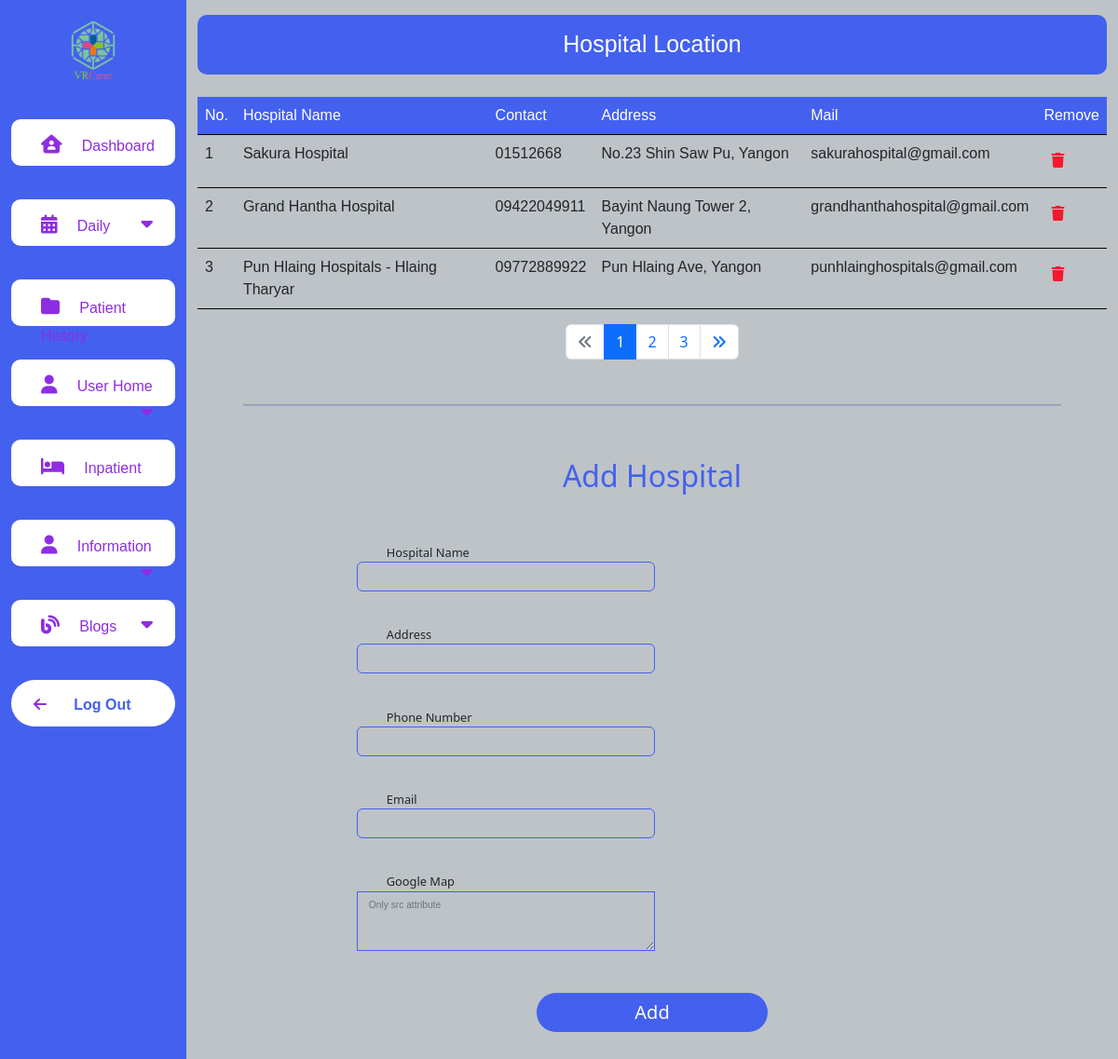
The page /vr_carer/admin/View/hospitalLocation.php (signed in) on the database its author committed.
### tables this page shows
CREATE TABLE `hospital_location` (
  `id` int(11) NOT NULL COMMENT 'hospital id',
  `hospital_name` varchar(128) NOT NULL COMMENT 'hospital name',
  `address` varchar(256) NOT NULL COMMENT 'hospital address',
  `email` varchar(128) NOT NULL COMMENT 'hospital email',
  `contact` varchar(15) NOT NULL COMMENT 'hospital phone number',
  `google_map_image` varchar(1024) DEFAULT NULL COMMENT 'google map image',
  `del_flg` int(11) NOT NULL DEFAULT 0,
  `create_date` varchar(10) DEFAULT NULL COMMENT 'YYYY/MM/DD',
  `update_date` varchar(10) DEFAULT NULL COMMENT 'YYYY/MM/DD'
);

### vr_carer/admin/Controller/hosLocationController.php (called while the page is built, shortened)
<?php
include("../Model/dbConnection.php");
$rowLimit = 3;
$page = (isset($_GET["page"])) ? $_GET["page"] : 1 ;
$startPage = ($page-1)*$rowLimit;
$sql = $pdo->prepare(
    "SELECT * FROM `hospital_location` WHERE del_flg != 1  LIMIT  $startPage,$rowLimit
    "
);
$sql->execute();
$hospitalInfo = $sql->fetchAll(PDO::FETCH_ASSOC);

### vr_carer/admin/View/hospitalLocation.php (the view, shortened to what this page needs)
<?php
include("../Controller/hosLocationController.php");
?>
<!DOCTYPE html>
<html lang="en">
<head>
  <link rel="stylesheet" href="./resources/css/root.css?v=" <?= time() ?> />
  <link rel="stylesheet" href="./resources/css/hospital_location.css" <?= time() ?> />
  <link href="https://cdn.jsdelivr.net/npm/bootstrap@5.2.2/dist/css/bootstrap.min.css" rel="stylesheet" />
</head>
<body>
  <div class="container-fluid">
    <div class="row flex-nowrap">
      <?php
      include("./common/nav.php")
      ?>
      <div class="data_box col-sm-9 col-md-8 col-xl-10 mt-3">
        <div class="header_wrapper bg_header ">
          <div class="header_box">
            <span class="navbar-brand ttl_admin" href="#">Hospital Location</span>
          </div>
        </div>
        <table class="table mt-4" id="table-id">
          <thead class="table_bgcolor" id="table_header">
            <tr>
              <td>No.</td>
              <td>Hospital Name</td>
              <td>Contact</td>
              <td>Address</td>
              <td id="email_header">Mail</td>
              <td>Remove </td>
            </tr>
          </thead>
          <tbody>
            <?php $number = ($page * $rowLimit) - ($rowLimit - 1) ?>
            <?php foreach ($hospitalInfo as $hospital) { ?>
              <tr class="row_bdr">
                <td><?= $number++ ?></td>
                <td><?= $hospital["hospital_name"] ?></td>
                <td><?= $hospital["contact"] ?></td>
                <td id="map">
                <td><?= $hospital["address"] ?></td>
                <td id="email"><?= $hospital["email"] ?></td>
                </td>
                <td class="p-3">
                  <a href="../Controller/hospitalEditController.php?delId=<?= $hospital["id"] ?>" class="trash "><i class="fa-solid fa-trash"></i></a>
                </td>
              </tr>
            <?php }
            ?>
          </tbody>
        </table>
        <?php
        include "./common/pagination.php"
        ?>
        <hr class="about_line mt-5" />
        <form action="../Controller/hosLocationController.php" method="POST" class="input_set">
          <h2 class="input_set_header my-4">Add Hospital</h2>
          <div class="input_one mb-2 display_top">
            <span class="input_set_text text_display">Hospital Name</span>
            <input type="text" name="hospitalName" class="common_input form-control" />
          </div>
          <div class="input_one mb-2 display_top">
            <span class="input_set_text text_display">Address</span>
            <input type="text" name="hospitalAddress" class="common_input form-control" />
          </div>
          <div class="input_one mb-2 display_top">
            <span class="input_set_text text_display">Phone Number</span>
            <input type="text" name="hospitalPhone" class="common_input form-control" />
          </div>
          <div class="input_one mb-2 display_top">
            <span class="input_set_text text_display">Email</span>
            <input type="text" name="hospitalEmail" class="common_input form-control" />
          </div>
          <div class="input_one mb-2 display_top">
            <span class="input_set_text text_display">Google Map</span>
            <textarea id="" class="common_input form-control text_area" placeholder="Only src attribute" name="hospitalMap" rows="5"></textarea>
          </div>
          <div class=" mb-2  display_top ">
            <button type="submit" class="common_btn add_btn input_box display_bottom display_top" name="hospitalInfo">Add</button>
          </div>
        </form>
      </div>
    </div>
  </div>
</body>
</html>

### vr_carer/admin/View/resources/css/root.css (style rules this page uses)
:root { --primary_color: #bdc3c7; --secondary_color: #4361ee; --tertiary_color: #000000; }
:root { --first_color: #000000; --second_color: #ffffff; --third_color: #4361ee; --fourth_color: #ffc652; --fifth_color: #f8172d; --sixth_color: #8E2DE2 !important; }
:root { --primary_font: "Mulish", sans-serif; --secondary_font: "Archivo Narrow", sans-serif; }
:root { --extra_large: 5em; --large: 2.5em; --medium: 1.87em; --small: 1.56em; --extra_small: 1.25em; --extra_extra_small: 0.8em; }
body { background-color: var(--primary_color) !important; }
.trash { color: var(--fifth_color); }
.bg_header { background-color: var(--secondary_color) !important; border-radius: 10px !important; }
.header_wrapper { height: 4em; display: flex; justify-content: center; align-items: center; }
.ttl_admin { color: var(--second_color) !important; font-family: var(--primary_font) !important; font-size: var(--small) !important; }
.common_btn { position: relative; display: inline-block; width: 12.5em; padding: 0.3em 1em; border: 1px solid transparent; font-size: var(--extra_small); text-decoration: none; text-align: center; border-radius: 50px; font-weight: 400; }
.add_btn { border: 1px solid var(--primary_color); background-color: var(--secondary_color); color: var(--second_color); }
.common_input { width: 25em !important; height: 2.5em !important; border: 1px solid var(--secondary_color) !important; background-color: var(--primary_color) !important; color: var(--first_color) !important; font-family: var(--primary_font) !important; font-size: var(--extra_small) !important; font-weight: 400 !important; }
.text_area { height: 5em !important; }
.common_input::placeholder { color: var(--first_color); font-family: var(--primary_font); font-size: var(--extra_extra_small); }
.table { font-family: var(--primary_font); font-size: var(--extra_small); }
.table_bgcolor { background-color: var(--secondary_color); border-bottom: 1px solid var(--first_color); }
tbody .row_bdr { font-size: var(--extra_extra_small); border-bottom: 1px solid var(--first_color) !important; }
.input_set_text { font-size: var(--extra_small); }
.input_set { display: flex; flex-direction: column; justify-content: center; align-items: center; width: 100%; }
.input_one { display: flex !important; justify-content: space-between !important; width: 65%; }
.input_set_header { color: var(--secondary_color); }
textarea { height: 5em !important; border-radius: 0 !important; }
@media only screen and (max-width: 1200px) { .common_input { width: 100%; height: 2em; font-weight: 300; font-size: var(--extra_extra_small) !important; } }
@media only screen and (max-width: 1200px) { .input_set_text { font-size: var(--extra_extra_small); } }
@media only screen and (max-width: 1200px) { .input_set { display: flex; flex-direction: column; justify-content: center; align-items: center; } }
@media only screen and (max-width: 1200px) { .input_one { display: flex; flex-direction: column; } }
hr { width: 90%; height: 0.125em; margin: 2em auto !important; border: 0px; background-color: var(--third_color); }
#table_header > tr > td { color: white; font-size: var(--extra_extra_small); }

### vr_carer/admin/View/resources/css/hospital_location.css (style rules this page uses)
.display_top { margin-top: 3%; }
.display_bottom { margin-bottom: 8%; }
.text_display { margin-left: 2.5em; }
#map { display: block; width: 350px !important; border: none; }
@media only screen and (max-width:1200px) { #map,#map_header { display: none; } }
#table_header>tr>td { color: white; font-size: var(--extra_extra_small); }
.trash { color: var(--fifth_color); }

### rows shown on the page
hospital_location: hospital_name "Sakura Hospital", contact "01512668", address "No.23 Shin Saw Pu, Yangon", email "sakurahospital@gmail.com"
hospital_location: hospital_name "Grand Hantha Hospital", contact "09422049911", address "Bayint Naung Tower 2, Yangon", email "grandhanthahospital@gmail.com"
hospital_location: hospital_name "Pun Hlaing Hospitals - Hlaing Tharyar", contact "09772889922", address "Pun Hlaing Ave, Yangon", email "punhlainghospitals@gmail.com"
